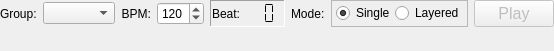
<?xml version="1.0" encoding="UTF-8"?>
<ui version="4.0">
 <class>Form</class>
 <widget class="QWidget" name="Form">
  <property name="geometry">
   <rect>
    <x>0</x>
    <y>0</y>
    <width>775</width>
    <height>55</height>
   </rect>
  </property>
  <property name="sizePolicy">
   <sizepolicy hsizetype="Fixed" vsizetype="Fixed">
    <horstretch>0</horstretch>
    <verstretch>0</verstretch>
   </sizepolicy>
  </property>
  <property name="minimumSize">
   <size>
    <width>775</width>
    <height>55</height>
   </size>
  </property>
  <property name="windowTitle">
   <string>Form</string>
  </property>
  <layout class="QVBoxLayout" name="verticalLayout" stretch="0,10">
   <property name="spacing">
    <number>3</number>
   </property>
   <property name="sizeConstraint">
    <enum>QLayout::SetFixedSize</enum>
   </property>
   <property name="leftMargin">
    <number>0</number>
   </property>
   <property name="topMargin">
    <number>0</number>
   </property>
   <property name="rightMargin">
    <number>0</number>
   </property>
   <property name="bottomMargin">
    <number>0</number>
   </property>
   <item>
    <layout class="QHBoxLayout" name="lo_tools">
     <property name="spacing">
      <number>6</number>
     </property>
     <item>
      <layout class="QHBoxLayout" name="lo_group">
       <item>
        <widget class="QLabel" name="lbl1">
         <property name="text">
          <string>Group:</string>
         </property>
         <property name="alignment">
          <set>Qt::AlignLeading|Qt::AlignLeft|Qt::AlignVCenter</set>
         </property>
        </widget>
       </item>
       <item>
        <widget class="QComboBox" name="cmb_group">
         <property name="sizePolicy">
          <sizepolicy hsizetype="Expanding" vsizetype="Fixed">
           <horstretch>0</horstretch>
           <verstretch>0</verstretch>
          </sizepolicy>
         </property>
        </widget>
       </item>
      </layout>
     </item>
     <item>
      <layout class="QHBoxLayout" name="lo_bpm">
       <item>
        <widget class="QLabel" name="lbl2">
         <property name="text">
          <string>BPM:</string>
         </property>
         <property name="alignment">
          <set>Qt::AlignRight|Qt::AlignTrailing|Qt::AlignVCenter</set>
         </property>
        </widget>
       </item>
       <item>
        <widget class="QSpinBox" name="beat_spinner">
         <property name="minimum">
          <number>30</number>
         </property>
         <property name="maximum">
          <number>280</number>
         </property>
         <property name="value">
          <number>120</number>
         </property>
        </widget>
       </item>
      </layout>
     </item>
     <item>
      <widget class="QFrame" name="frm_beats">
       <property name="frameShape">
        <enum>QFrame::Panel</enum>
       </property>
       <property name="frameShadow">
        <enum>QFrame::Sunken</enum>
       </property>
       <layout class="QHBoxLayout" name="horizontalLayout_3">
        <property name="leftMargin">
         <number>1</number>
        </property>
        <property name="topMargin">
         <number>1</number>
        </property>
        <property name="rightMargin">
         <number>1</number>
        </property>
        <property name="bottomMargin">
         <number>1</number>
        </property>
        <item>
         <layout class="QHBoxLayout" name="hzlo2">
          <item>
           <widget class="QLabel" name="lbl3">
            <property name="text">
             <string>Beat:</string>
            </property>
            <property name="alignment">
             <set>Qt::AlignRight|Qt::AlignTrailing|Qt::AlignVCenter</set>
            </property>
           </widget>
          </item>
          <item>
           <widget class="QLCDNumber" name="beat">
            <property name="font">
             <font>
              <weight>75</weight>
              <bold>true</bold>
             </font>
            </property>
            <property name="frameShape">
             <enum>QFrame::NoFrame</enum>
            </property>
            <property name="frameShadow">
             <enum>QFrame::Sunken</enum>
            </property>
            <property name="digitCount">
             <number>2</number>
            </property>
            <property name="segmentStyle">
             <enum>QLCDNumber::Flat</enum>
            </property>
           </widget>
          </item>
         </layout>
        </item>
       </layout>
      </widget>
     </item>
     <item>
      <layout class="QHBoxLayout" name="lo_mode">
       <item>
        <widget class="QLabel" name="lbl4">
         <property name="text">
          <string>Mode:</string>
         </property>
        </widget>
       </item>
       <item>
        <widget class="QFrame" name="frm_mode">
         <property name="frameShape">
          <enum>QFrame::StyledPanel</enum>
         </property>
         <property name="frameShadow">
          <enum>QFrame::Raised</enum>
         </property>
         <layout class="QHBoxLayout" name="horizontalLayout">
          <property name="spacing">
           <number>0</number>
          </property>
          <property name="leftMargin">
           <number>4</number>
          </property>
          <property name="topMargin">
           <number>0</number>
          </property>
          <property name="rightMargin">
           <number>3</number>
          </property>
          <property name="bottomMargin">
           <number>0</number>
          </property>
          <item>
           <widget class="QRadioButton" name="rb_single">
            <property name="toolTip">
             <string notr="true">Play only one loop at a time</string>
            </property>
            <property name="text">
             <string>Single</string>
            </property>
            <property name="checked">
             <bool>true</bool>
            </property>
           </widget>
          </item>
          <item>
           <widget class="QRadioButton" name="rb_layered">
            <property name="toolTip">
             <string notr="true">Able to select multiple loops at the same time</string>
            </property>
            <property name="text">
             <string>Layered</string>
            </property>
           </widget>
          </item>
         </layout>
        </widget>
       </item>
      </layout>
     </item>
     <item>
      <widget class="QPushButton" name="play_button">
       <property name="enabled">
        <bool>false</bool>
       </property>
       <property name="font">
        <font>
         <pointsize>12</pointsize>
        </font>
       </property>
       <property name="text">
        <string>Play</string>
       </property>
       <property name="icon">
        <iconset theme="media-playback-start">
         <normaloff>.</normaloff>.</iconset>
       </property>
       <property name="checkable">
        <bool>true</bool>
       </property>
      </widget>
     </item>
    </layout>
   </item>
   <item>
    <widget class="QFrame" name="frm_loops">
     <property name="sizePolicy">
      <sizepolicy hsizetype="Fixed" vsizetype="Fixed">
       <horstretch>0</horstretch>
       <verstretch>0</verstretch>
      </sizepolicy>
     </property>
     <property name="minimumSize">
      <size>
       <width>0</width>
       <height>21</height>
      </size>
     </property>
     <property name="frameShape">
      <enum>QFrame::NoFrame</enum>
     </property>
     <property name="frameShadow">
      <enum>QFrame::Raised</enum>
     </property>
    </widget>
   </item>
  </layout>
 </widget>
 <resources/>
 <connections/>
</ui>
